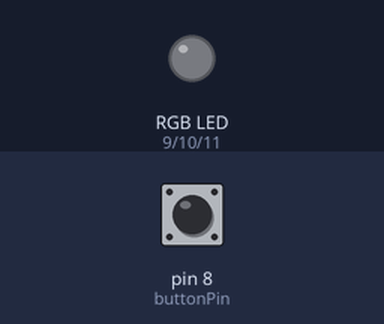
Bench run of a sketch on a simulated Arduino Uno, built with avr-gcc and run on an emulated ATmega328P. Shown: an RGB LED mixed from three pins (HIGH = lit). Inputs (shaded band) come from the test bench; at power-on: pin 8 (buttonPin) HIGH. Dim RGB values are drawn brighter than linear; random numbers use the default seed unless the sketch sets one.

Above: at 1.2 s.
1.3 s: pin 8 (buttonPin) pulled LOW for 0.15 s
At 2.3 s:
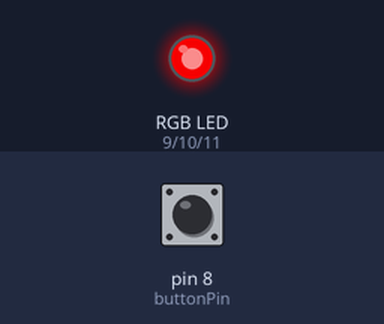
4.3 s: pin 8 (buttonPin) pulled LOW for 1 s
At 4.47 s:
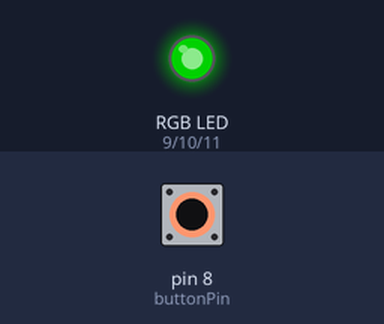
7.3 s: pin 8 (buttonPin) pulled LOW for 0.15 s
At 8.2 s:
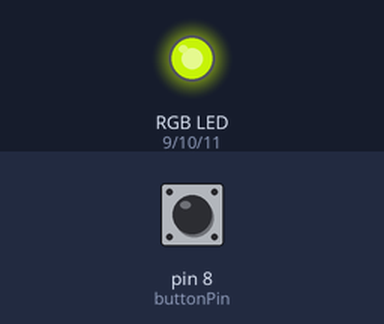
10.3 s: pin 8 (buttonPin) pulled LOW for 3.2 s
18.0 s: pin 8 (buttonPin) pulled LOW for 0.15 s
Timing chart, 0 to 23.9 s (numbered marks = the images above; inputs shaded):
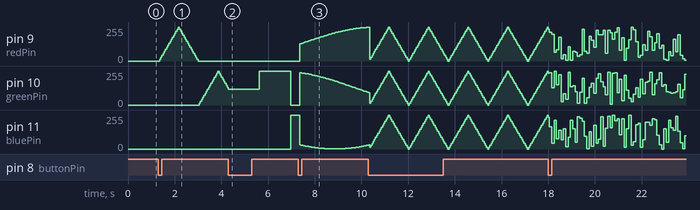

Measured:
- after the input at 1.3 s, pin 9 (redPin): rises from 0/255 to 255/255 in 0.80 s, then falls to 0/255 in 0.85 s; pin 10 (greenPin): rises from 0/255 to 255/255 in 0.80 s, then falls to 135/255 in 0.40 s

The sketch:

Jhagmag.ino
```cpp
#include <SoftwareSerial.h>

const int buttonPin = 8, redPin = 9, greenPin = 10, bluePin = 11;
const unsigned long timeout = 200, cycleDelay = 5;
const int fadeStepDelay = 50, fadeAmount = 15;
unsigned long lastReceivedTime = 0, lastCycleTime = 0, lastEffectTime = 0, lastBreathingTime = 0, lastRainbowTime = 0, lastFlashTime = 0, lastDebounceTime = 0, debounceDelay = 50;
int state = 0, buttonState = 0, lastButtonState = HIGH;
bool timeoutEnabled = false;
byte red, green, blue, pattern = 0;

SoftwareSerial bluetoothSerial(4, 5);

void setup() {
  pinMode(buttonPin, INPUT_PULLUP);
  pinMode(redPin, OUTPUT);
  pinMode(greenPin, OUTPUT);
  pinMode(bluePin, OUTPUT);

  Serial.begin(38400);
  // Initialize software serial for Bluetooth
  bluetoothSerial.begin(9600);
}

void loop() {
  handleCommand(pattern);

  int reading = digitalRead(buttonPin);
  if (reading != lastButtonState) {
    lastDebounceTime = millis();
  }

  if ((millis() - lastDebounceTime) > debounceDelay) {
    if (reading != buttonState) {
      buttonState = reading;
      if (buttonState == LOW) {
        pattern = (pattern % 6) + 1;
        handleCommand(pattern);
      }
    }
  }

  lastButtonState = reading;

  // if (Serial.available() > 0) {
  //   byte incomingByte = Serial.read();
  //   Serial.println(incomingByte);
  if (bluetoothSerial.available() > 0) {
    byte incomingByte = bluetoothSerial.read();
    Serial.println(incomingByte);

    lastReceivedTime = millis();

    switch (state) {
      case 0:
        if (incomingByte == 0x01) {
          state = 1;
        } else if (incomingByte == 0x02) {
          state = 2;
        } else if (incomingByte == 0x03) {
          state = 3;
        } else {
          state = 0;
        }
        break;
      case 1:
        timeoutEnabled = (incomingByte != 0);
        state = 0;
        break;
      case 2:
        if (incomingByte == 0)
          setColor(0, 0, 0);
        handleCommand(incomingByte);
        state = 0;
        break;
      case 3:
        red = incomingByte;
        state = 4;
        break;
      case 4:
        green = incomingByte;
        state = 5;
        break;
      case 5:
        blue = incomingByte;
        setColor(red, green, blue);
        state = 0;
        break;
      default:
        state = 0;
        break;
    }
  }

  if (timeoutEnabled && (millis() - lastReceivedTime > timeout)) {
    if (red > 0) red = max(red - fadeAmount, 0);
    if (green > 0) green = max(green - fadeAmount, 0);
    if (blue > 0) blue = max(blue - fadeAmount, 0);

    setColor(red, green, blue);
    delay(fadeStepDelay);
  }
}

void handleCommand(byte command) {
  switch (command) {
    case 0:
      pattern = 0;
      break;
    case 1:
      fadeEffect();
      pattern = 1;
      break;
    case 2:
      cycleEffect();
      pattern = 2;
      break;
    case 3:
      rainbowCycleEffect();
      pattern = 3;
      break;
    case 4:
      breathingEffect();
      pattern = 4;
      break;
    case 5:
      randomFlashEffect();
      pattern = 5;
      break;
    case 6:
      setColor(0, 0, 0);
      pattern = 0;
    default:
      pattern = 0;
      break;
  }
}

void setColor(int r, int g, int b) {
  analogWrite(redPin, r);
  analogWrite(greenPin, g);
  analogWrite(bluePin, b);
}

void fadeEffect() {
  static int brightness = 0;
  static bool increasing = true;
  static int colorStep = 0;

  if (millis() - lastEffectTime >= fadeStepDelay) {
    if (increasing) {
      brightness += fadeAmount;
      if (brightness >= 255) {
        brightness = 255;
        increasing = false;
      }
    } else {
      brightness -= fadeAmount;
      if (brightness <= 0) {
        brightness = 0;
        increasing = true;
        colorStep = (colorStep + 1) % 3;
      }
    }

    if (colorStep == 0) {
      setColor(brightness, 0, 0);
    } else if (colorStep == 1) {
      setColor(0, brightness, 0);
    } else {
      setColor(0, 0, brightness);
    }

    lastEffectTime = millis();
  }
}

void cycleEffect() {
  unsigned long currentMillis = millis();

  if (currentMillis - lastCycleTime >= cycleDelay) {
    lastCycleTime = currentMillis;

    static int i = 0;
    static int cycleStep = 0;

    switch (cycleStep) {
      case 0:
        analogWrite(redPin, 255 - i);
        analogWrite(greenPin, i);
        analogWrite(bluePin, 0);
        break;
      case 1:
        analogWrite(redPin, 0);
        analogWrite(greenPin, 255 - i);
        analogWrite(bluePin, i);
        break;
      case 2:
        analogWrite(redPin, i);
        analogWrite(greenPin, 0);
        analogWrite(bluePin, 255 - i);
        break;
    }

    if (i < 255) {
      i++;
    } else {
      i = 0;
      cycleStep = (cycleStep + 1) % 3;
      delay(50);
    }
  }
}

void rainbowCycleEffect() {
  static int i = 0;

  if (millis() - lastRainbowTime >= fadeStepDelay) {
    setColor((sin(i * 0.024) * 127 + 128), (sin(i * 0.024 + 2) * 127 + 128), (sin(i * 0.024 + 4) * 127 + 128));
    i = (i + 1) % 256;
    lastRainbowTime = millis();
  }
}

void breathingEffect() {
  static int brightness = 0;
  static bool increasing = true;

  if (millis() - lastBreathingTime >= fadeStepDelay) {
    if (increasing) {
      brightness += fadeAmount;
      if (brightness >= 255) {
        brightness = 255;
        increasing = false;
      }
    } else {
      brightness -= fadeAmount;
      if (brightness <= 0) {
        brightness = 0;
        increasing = true;
      }
    }
    setColor(brightness, brightness, brightness);
    lastBreathingTime = millis();
  }
}

void randomFlashEffect() {
  if (millis() - lastFlashTime >= 100) {
    setColor(random(0, 256), random(0, 256), random(0, 256));
    lastFlashTime = millis();
  }
}
```
